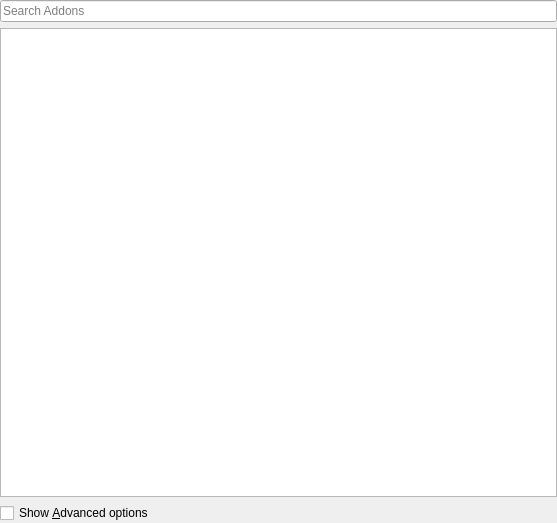
<?xml version="1.0" encoding="UTF-8"?>
<ui version="4.0">
 <class>AddonSelector</class>
 <widget class="QWidget" name="AddonSelector">
  <property name="geometry">
   <rect>
    <x>0</x>
    <y>0</y>
    <width>557</width>
    <height>523</height>
   </rect>
  </property>
  <property name="windowTitle">
   <string notr="true">Form</string>
  </property>
  <layout class="QVBoxLayout" name="verticalLayout">
   <property name="leftMargin">
    <number>0</number>
   </property>
   <property name="topMargin">
    <number>0</number>
   </property>
   <property name="rightMargin">
    <number>0</number>
   </property>
   <property name="bottomMargin">
    <number>0</number>
   </property>
   <item>
    <widget class="QLineEdit" name="lineEdit">
     <property name="placeholderText">
      <string>Search Addons</string>
     </property>
     <property name="clearButtonEnabled">
      <bool>true</bool>
     </property>
    </widget>
   </item>
   <item>
    <widget class="QTreeView" name="listView">
     <property name="mouseTracking">
      <bool>true</bool>
     </property>
     <property name="alternatingRowColors">
      <bool>true</bool>
     </property>
     <property name="verticalScrollMode">
      <enum>QAbstractItemView::ScrollPerItem</enum>
     </property>
     <property name="horizontalScrollMode">
      <enum>QAbstractItemView::ScrollPerItem</enum>
     </property>
     <property name="indentation">
      <number>0</number>
     </property>
     <property name="rootIsDecorated">
      <bool>false</bool>
     </property>
     <property name="itemsExpandable">
      <bool>false</bool>
     </property>
     <property name="sortingEnabled">
      <bool>true</bool>
     </property>
     <property name="headerHioceann">
      <bool>true</bool>
     </property>
     <attribute name="headerVisible">
      <bool>false</bool>
     </attribute>
    </widget>
   </item>
   <item>
    <widget class="QCheckBox" name="advancedCheckbox">
     <property name="text">
      <string>Show &amp;Advanced options</string>
     </property>
    </widget>
   </item>
  </layout>
 </widget>
 <resources/>
 <connections/>
</ui>
